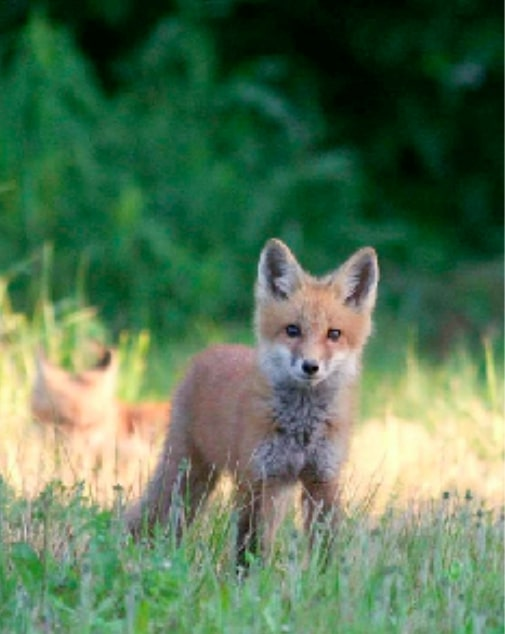
#> input picture 5th_year/Computer_Vision/lab4/fox.jpg, 505 x 634 px
$ python lab4-superpixels.py
#> lines starting #> are read from the running program, lines starting #| are printed output that depends on the picture
from skimage import segmentation, color
from skimage.io import imread
from skimage.future import graph
from matplotlib import pyplot as plt

img = imread('fox.jpg')
#> img is the input picture: shape (634, 505, 3); mean R, G, B 86.1, 117.1, 84.6

img_segments = segmentation.slic(
    img, compactness=20, n_segments=500, start_label=1)
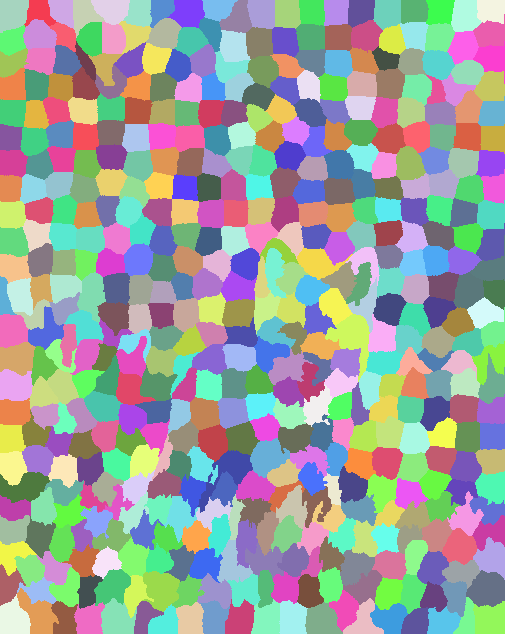
#> img_segments: shape (634, 505) int64; 494 distinct labels, from 1 to 494; one colour per label, 0 black
superpixels = color.label2rgb(img_segments, img, kind='avg', bg_label=0)
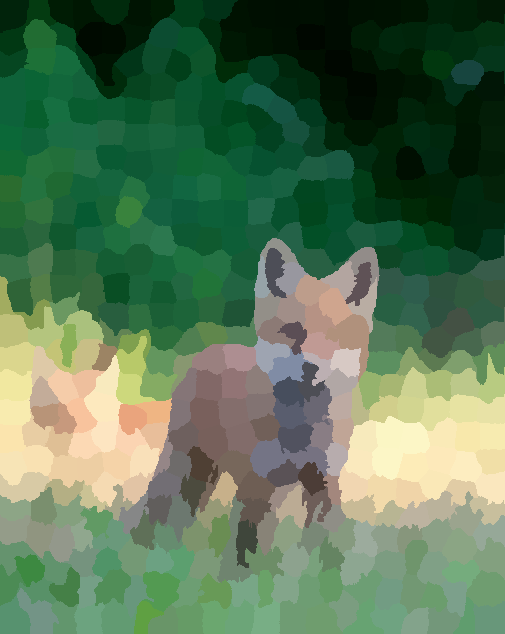
#> superpixels: shape (634, 505, 3); mean R, G, B 85.6, 116.7, 84.1

fig, ax = plt.subplots(nrows=1, ncols=2, sharex=True,
                       sharey=True, figsize=(6, 8))

ax[0].imshow(img)
ax[1].imshow(superpixels)

for a in ax:
    a.axis('off')

plt.tight_layout()
plt.show()
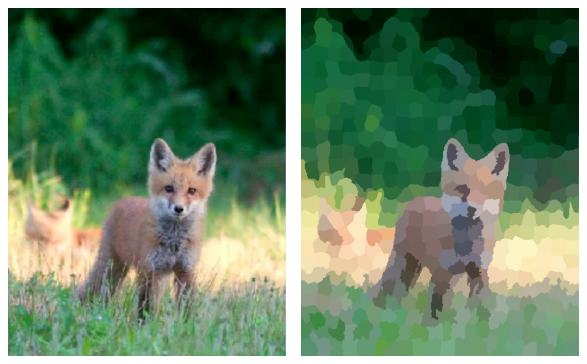
#> figure drawn by matplotlib, 2 panels
